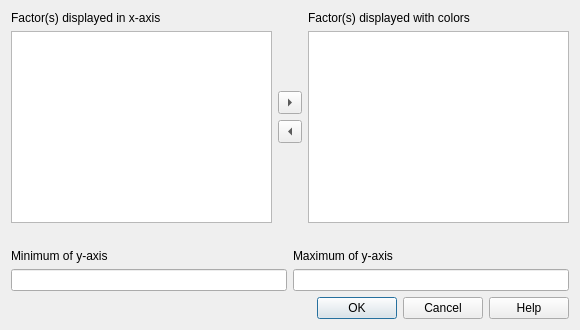
<?xml version="1.0" encoding="UTF-8"?>
<ui version="4.0">
 <class>Dialog</class>
 <widget class="QDialog" name="Dialog">
  <property name="geometry">
   <rect>
    <x>0</x>
    <y>0</y>
    <width>580</width>
    <height>330</height>
   </rect>
  </property>
  <property name="windowTitle">
   <string>Display options</string>
  </property>
  <layout class="QGridLayout" name="gridLayout">
   <item row="3" column="0" colspan="3">
    <layout class="QHBoxLayout" name="horizontalLayout">
     <item>
      <widget class="QDialogButtonBox" name="buttonBox">
       <property name="sizePolicy">
        <sizepolicy hsizetype="Expanding" vsizetype="Fixed">
         <horstretch>0</horstretch>
         <verstretch>0</verstretch>
        </sizepolicy>
       </property>
       <property name="orientation">
        <enum>Qt::Horizontal</enum>
       </property>
       <property name="standardButtons">
        <set>QDialogButtonBox::Cancel|QDialogButtonBox::Help|QDialogButtonBox::Ok</set>
       </property>
       <property name="centerButtons">
        <bool>false</bool>
       </property>
      </widget>
     </item>
    </layout>
   </item>
   <item row="0" column="1">
    <layout class="QVBoxLayout" name="verticalLayout_2">
     <item>
      <spacer name="verticalSpacer_3">
       <property name="orientation">
        <enum>Qt::Vertical</enum>
       </property>
       <property name="sizeHint" stdset="0">
        <size>
         <width>20</width>
         <height>40</height>
        </size>
       </property>
      </spacer>
     </item>
     <item>
      <widget class="QToolButton" name="add_color_button">
       <property name="text">
        <string>...</string>
       </property>
       <property name="arrowType">
        <enum>Qt::RightArrow</enum>
       </property>
      </widget>
     </item>
     <item>
      <widget class="QToolButton" name="remove_color_button">
       <property name="text">
        <string>...</string>
       </property>
       <property name="arrowType">
        <enum>Qt::LeftArrow</enum>
       </property>
      </widget>
     </item>
     <item>
      <spacer name="verticalSpacer_4">
       <property name="orientation">
        <enum>Qt::Vertical</enum>
       </property>
       <property name="sizeHint" stdset="0">
        <size>
         <width>20</width>
         <height>40</height>
        </size>
       </property>
      </spacer>
     </item>
    </layout>
   </item>
   <item row="0" column="0">
    <layout class="QVBoxLayout" name="verticalLayout_3">
     <item>
      <widget class="QLabel" name="label">
       <property name="text">
        <string>Factor(s) displayed in x-axis</string>
       </property>
       <property name="buddy">
        <cstring>factor_x_listWidget</cstring>
       </property>
      </widget>
     </item>
     <item>
      <widget class="QListWidget" name="factor_x_listWidget">
       <property name="selectionMode">
        <enum>QAbstractItemView::ExtendedSelection</enum>
       </property>
      </widget>
     </item>
    </layout>
   </item>
   <item row="0" column="2">
    <layout class="QVBoxLayout" name="verticalLayout">
     <item>
      <widget class="QLabel" name="label_4">
       <property name="text">
        <string>Factor(s) displayed with colors</string>
       </property>
       <property name="buddy">
        <cstring>factor_color_listWidget</cstring>
       </property>
      </widget>
     </item>
     <item>
      <widget class="QListWidget" name="factor_color_listWidget"/>
     </item>
    </layout>
   </item>
   <item row="2" column="0" colspan="3">
    <layout class="QHBoxLayout" name="horizontalLayout_3">
     <item>
      <layout class="QVBoxLayout" name="verticalLayout_5">
       <item>
        <widget class="QLabel" name="label_3">
         <property name="text">
          <string>Minimum of y-axis</string>
         </property>
         <property name="buddy">
          <cstring>minimum_y</cstring>
         </property>
        </widget>
       </item>
       <item>
        <widget class="QLineEdit" name="minimum_y">
         <property name="text">
          <string/>
         </property>
        </widget>
       </item>
      </layout>
     </item>
     <item>
      <layout class="QVBoxLayout" name="verticalLayout_4">
       <item>
        <widget class="QLabel" name="label_2">
         <property name="text">
          <string>Maximum of y-axis</string>
         </property>
         <property name="buddy">
          <cstring>maximum_y</cstring>
         </property>
        </widget>
       </item>
       <item>
        <widget class="QLineEdit" name="maximum_y">
         <property name="text">
          <string/>
         </property>
        </widget>
       </item>
      </layout>
     </item>
    </layout>
   </item>
   <item row="1" column="0" colspan="3">
    <spacer name="horizontalSpacer">
     <property name="orientation">
      <enum>Qt::Horizontal</enum>
     </property>
     <property name="sizeHint" stdset="0">
      <size>
       <width>40</width>
       <height>20</height>
      </size>
     </property>
    </spacer>
   </item>
  </layout>
 </widget>
 <tabstops>
  <tabstop>factor_x_listWidget</tabstop>
  <tabstop>add_color_button</tabstop>
  <tabstop>remove_color_button</tabstop>
  <tabstop>factor_color_listWidget</tabstop>
 </tabstops>
 <resources/>
 <connections/>
</ui>
